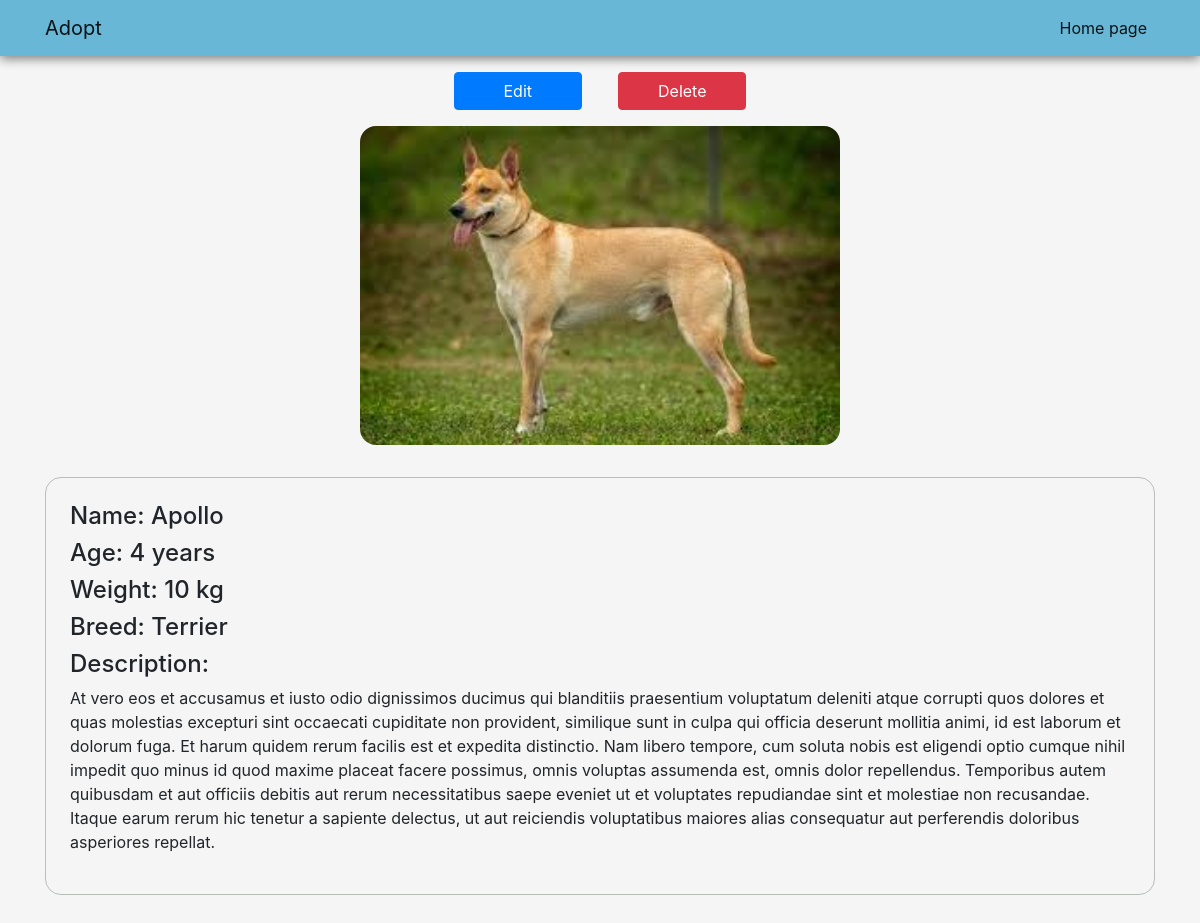
Page /dog/4/ on the earlier database version.
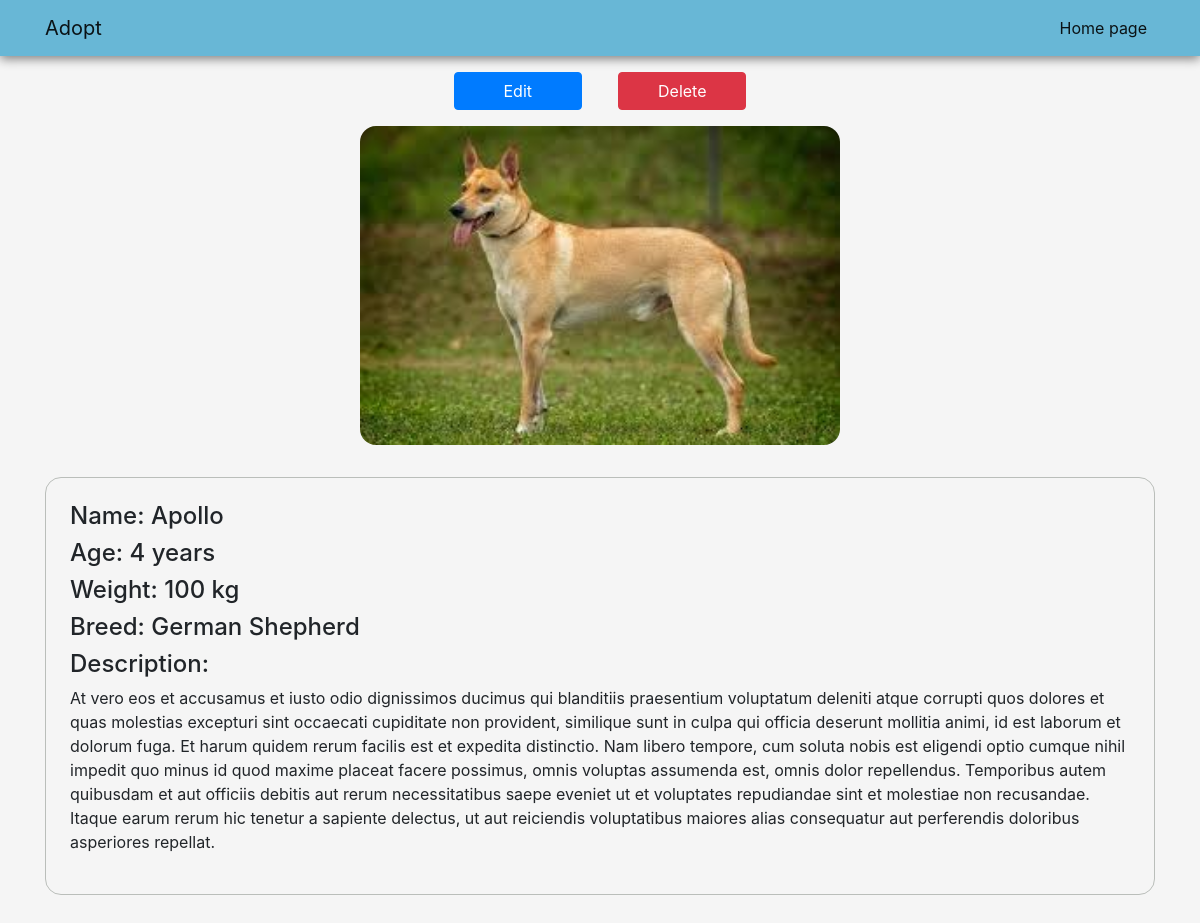
Same page on the later database version.
### adoption/models.py (models this page shows, shortened)
class Dog(models.Model):
    gender_choices = [
        ('male', 'Male'),
        ('female', 'Female'),
    ]
    breed = models.ForeignKey(Breed, on_delete=models.PROTECT)
    name = models.CharField(max_length=100)
    description = models.TextField()
    age = models.IntegerField()
    weight = models.IntegerField()
    gender = models.CharField(max_length=8, choices=gender_choices, default='male')
    image = models.ImageField(default='default.jpg', upload_to='dog_pictures')
    time_posted = models.DateTimeField(default=timezone.now)
    class Meta:
        ordering = ['age']

class Breed(models.Model):
    breedType = models.CharField(max_length=100)
    def __str__(self):
        return self.breedType

### adoption/views.py (the view)
# urls.py: path('dog/<int:dog_id>/', detail, name='detail'),
def detail(request, dog_id):
    dog = does_object_exist(dog_id)
    context = {
        'dog': dog
    }
    return render(request, 'adoption/detail.html', context)

### adoption/views.py (called while the page is built)
def does_object_exist(dog_id):
    try:
        dog = get_object_or_404(Dog, pk=dog_id)
    except Dog.DoesNotExist:
        raise Http404("Dog with this id doesn't exist.")
    return dog

### adoption/templates/adoption/detail.html
{% extends 'adoption/base.html' %}
{% load static %}
{% block head %}
    <link rel="stylesheet" type="text/css" href="{% static 'adoption/detail.css' %}">
{% endblock head %}
{% block content %}
    <div class="d-flex flex-column align-items-center">
        <div class="update-links">
            <a href="{% url 'adoption:update' dog.id %}" class="btn btn-primary edit-link">Edit</a>
            <a href="{% url 'adoption:delete' dog.id %}" class="btn btn-danger delete-link">Delete</a>
        </div>
        <img src="{{ dog.image.url }}" class="dog-image">
        <div class="dog-info">
            <h4>Name: {{ dog.name }}</h4>
            <h4>Age: {{ dog.age }} years</h4>
            <h4>Weight: {{ dog.weight }} kg</h4>
            <h4>Breed: {{ dog.breed }}</h4>
            <h4>Description: </h4>
            <p>{{ dog.description }}</p>
        </div>
    </div>
{% endblock content %}

Differences in the rows shown:
changed Dog "Apollo": weight "10" → "100"; breed "Terrier" → "German Shepherd"
